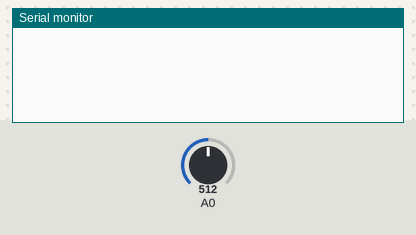
The sketch below on a simulated Arduino Uno, built with avr-gcc and run on an emulated ATmega328P. Shown: the last lines printed to the serial monitor. Inputs (shaded band) come from the test bench; at power-on: A0 = 512.

Above: at 1.2 s.
1.3 s: A0 set to 44
2.8 s: A0 set to 35
At 3.9 s:
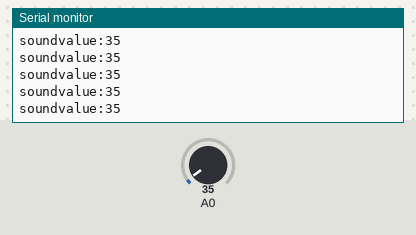
4.7 s: A0 set to 11
At 5.6 s:
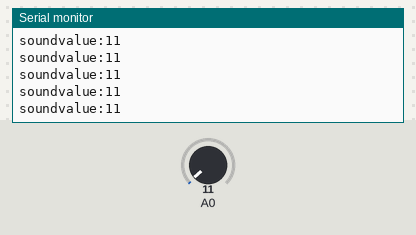
7.7 s: A0 set to 8
At 8.6 s:
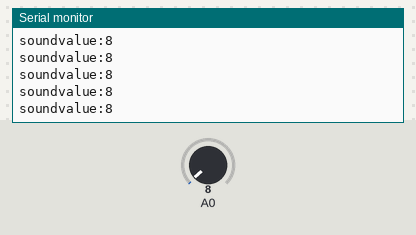
Timing chart, 0 to 10.2 s (numbered marks = the images above; inputs shaded):
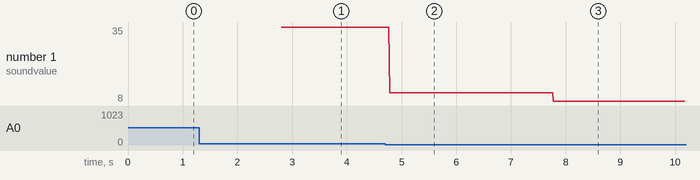

Measured:
- the behaviour switches between 40 and 39 on A0 (found by bisection; images 0 and 1)
- after the input at 2.8 s, the serial monitor: prints a new line at once (image 1)
- after the input at 4.7 s, the serial monitor: prints a new line after 0.08 s (image 2)
- after the input at 7.7 s, the serial monitor: prints a new line after 0.08 s (image 3)
- plotted number 1: 35 → 11 after the input at 4.7 s, 11 → 8 after the input at 7.7 s

The sketch:

sound_test.ino
```cpp
void setup() {
  Serial.begin(9600);
}
void loop() {
  int Soundvalue = analogRead(A0);  //读取输入模拟值
  if(Soundvalue<40)
  {
     Serial.print("soundvalue:");
     Serial.println(Soundvalue);
  }
  //Serial.print("soundvalue:");
  //Serial.println(Soundvalue);
}
```
